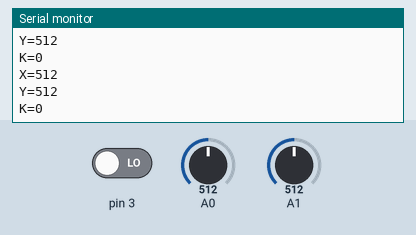
A sketch run on a simulated Arduino Uno, built with avr-gcc and run on an emulated ATmega328P. On the bench: the last lines printed to the serial monitor. The inputs (shaded band) are chosen by the test bench; at power-on: A0 = 512, A1 = 512, pin 3 LOW.

Above: at 1.2 s.
1.3 s: A0 set to 716
At 1.72 s:
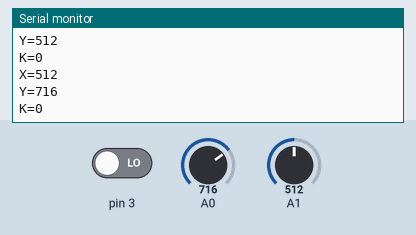
2.8 s: A1 set to 716
At 3.22 s:
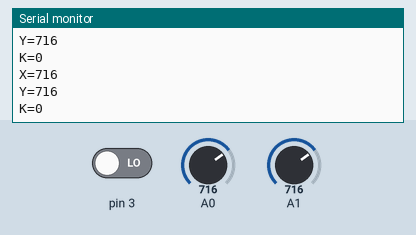
4.3 s: pin 3 driven HIGH
At 4.72 s:
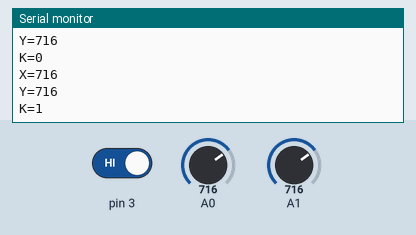
5.8 s: A0 set to 900
At 6.23 s:
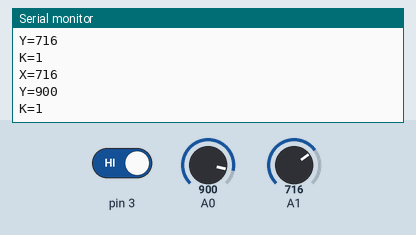
7.3 s: A1 set to 900
At 7.73 s:
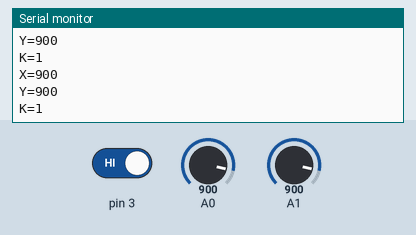
Timing chart, 0 to 9.8 s (numbered marks = the images above; inputs shaded):
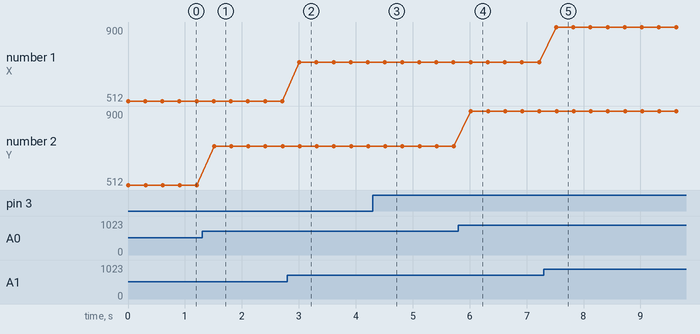

The sketch:

Joystick_Position_Reading.ino
```cpp
int X = 0, Y = 0, K = 0;
void setup() {
  pinMode(3, INPUT);
  pinMode(A0, INPUT);
  pinMode(A1, INPUT);
  Serial.begin(9600);
}

void loop() {
  Y = analogRead(A0);
  X = analogRead(A1);
  K = digitalRead(3);
  Serial.println("X=" + String(X));
  Serial.println("Y=" + String(Y));
  Serial.println("K=" + String(K));

  delay(300);
}
```

Measured:
- after the input at 1.3 s, the serial monitor: prints a new line after 0.21 s (image 1)
- after the input at 2.8 s, the serial monitor: prints a new line after 0.21 s (image 2)
- after the input at 4.3 s, the serial monitor: prints a new line after 0.23 s (image 3)
- after the input at 5.8 s, the serial monitor: prints a new line after 0.22 s (image 4)
- after the input at 7.3 s, the serial monitor: prints a new line after 0.22 s (image 5)
- plotted number 2: 512 → 716 after the input at 1.3 s, 716 → 900 after the input at 5.8 s
